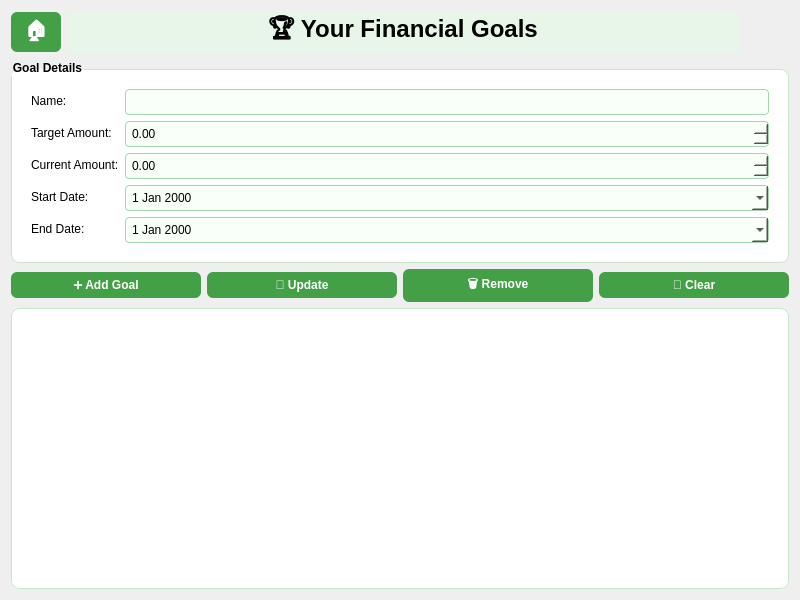
<?xml version="1.0" encoding="UTF-8"?>
<ui version="4.0">
 <class>GoalManager</class>
 <widget class="QWidget" name="GoalManager">
  <property name="geometry">
   <rect>
    <x>0</x>
    <y>0</y>
    <width>800</width>
    <height>600</height>
   </rect>
  </property>
  <property name="windowTitle">
   <string>Goal Manager</string>
  </property>
  <property name="styleSheet">
   <string notr="true">GoalManager {
    background-color: #e8f5e9;
}
QGroupBox {
    background-color: white;
    border: 1px solid #c8e6c9;
    border-radius: 8px;
    margin-top: 10px;
    padding: 10px;
    font-weight: bold;
}
QLineEdit, QDoubleSpinBox, QDateEdit, QComboBox {
    background-color: #f9fff9;
    border: 1px solid #a5d6a7;
    border-radius: 4px;
    padding: 4px;
        color: black;
 }
QPushButton {
   background-color: #43a047;
   color: white;
   font-weight: bold;
   border-radius: 6px;
   padding: 6px 10px;
}
QPushButton:hover {
   background-color: #2e7d32;
}
QListWidget {
  background-color: white;
  border: 1px solid #c8e6c9;
  border-radius: 8px;
}

QLabel {
        color: black;
}

QCalendarWidget {
   color: black;
    border: 1px solid #81c784;
    border-radius: 8px;
}
   </string>
  </property>
  <layout class="QVBoxLayout" name="verticalLayout">
   <item>
    <layout class="QHBoxLayout" name="headerLayout">
     <item>
      <widget class="QPushButton" name="homeBtn">
       <property name="minimumSize">
        <size>
         <width>50</width>
         <height>40</height>
        </size>
       </property>
       <property name="maximumSize">
        <size>
         <width>50</width>
         <height>40</height>
        </size>
       </property>
       <property name="styleSheet">
        <string notr="true">QPushButton {
    background-color: #43a047;
    color: white;
    font-size: 20px;
    border-radius: 6px;
    padding: 5px;
}
QPushButton:hover {
    background-color: #2e7d32;
}</string>
       </property>
       <property name="text">
        <string>🏠</string>
       </property>
      </widget>
     </item>
     <item>
      <widget class="QLabel" name="titleLabel">
       <property name="font">
        <font>
         <pointsize>18</pointsize>
         <bold>true</bold>
        </font>
       </property>
       <property name="styleSheet">
        <string notr="true">background-color: #e8f5e9;</string>
       </property>
       <property name="text">
        <string>🏆 Your Financial Goals</string>
       </property>
       <property name="alignment">
        <set>Qt::AlignmentFlag::AlignHCenter</set>
       </property>
      </widget>
     </item>
     <item>
      <spacer name="rightSpacer">
       <property name="orientation">
        <enum>Qt::Orientation::Horizontal</enum>
       </property>
       <property name="sizeType">
        <enum>QSizePolicy::Policy::Fixed</enum>
       </property>
       <property name="sizeHint" stdset="0">
        <size>
         <width>50</width>
         <height>20</height>
        </size>
       </property>
      </spacer>
     </item>
    </layout>
   </item>
   <item>
    <widget class="QGroupBox" name="goalDetailsGroup">
     <property name="styleSheet">
      <string notr="true">color:black;
</string>
     </property>
     <property name="title">
      <string>Goal Details</string>
     </property>
     <layout class="QFormLayout" name="formLayout">
      <item row="0" column="0">
       <widget class="QLabel" name="nameLabel">
        <property name="text">
         <string>Name:</string>
        </property>
       </widget>
      </item>
      <item row="0" column="1">
       <widget class="QLineEdit" name="goalNameInput"/>
      </item>
      <item row="2" column="0">
       <widget class="QLabel" name="targetLabel">
        <property name="text">
         <string>Target Amount:</string>
        </property>
       </widget>
      </item>
      <item row="2" column="1">
       <widget class="QDoubleSpinBox" name="goalTargetInput">
        <property name="decimals">
         <number>2</number>
        </property>
        <property name="minimum">
         <double>0.000000000000000</double>
        </property>
        <property name="maximum">
         <double>9999999.000000000000000</double>
        </property>
       </widget>
      </item>
      <item row="3" column="0">
       <widget class="QLabel" name="currentLabel">
        <property name="text">
         <string>Current Amount:</string>
        </property>
       </widget>
      </item>
      <item row="3" column="1">
       <widget class="QDoubleSpinBox" name="goalCurrentInput">
        <property name="decimals">
         <number>2</number>
        </property>
        <property name="minimum">
         <double>0.000000000000000</double>
        </property>
        <property name="maximum">
         <double>9999999.000000000000000</double>
        </property>
       </widget>
      </item>
      <item row="4" column="0">
       <widget class="QLabel" name="startLabel">
        <property name="text">
         <string>Start Date:</string>
        </property>
       </widget>
      </item>
      <item row="4" column="1">
       <widget class="QDateEdit" name="goalStartInput">
        <property name="calendarPopup">
         <bool>true</bool>
        </property>
       </widget>
      </item>
      <item row="5" column="0">
       <widget class="QLabel" name="endLabel">
        <property name="text">
         <string>End Date:</string>
        </property>
       </widget>
      </item>
      <item row="5" column="1">
       <widget class="QDateEdit" name="goalEndInput">
        <property name="calendarPopup">
         <bool>true</bool>
        </property>
       </widget>
      </item>
     </layout>
    </widget>
   </item>
   <item>
    <layout class="QHBoxLayout" name="buttonLayout">
     <item>
      <widget class="QPushButton" name="addGoalBtn">
       <property name="text">
        <string>➕ Add Goal</string>
       </property>
      </widget>
     </item>
     <item>
      <widget class="QPushButton" name="updateGoalBtn">
       <property name="text">
        <string>🔄 Update</string>
       </property>
      </widget>
     </item>
     <item>
      <widget class="QPushButton" name="removeGoalBtn">
       <property name="text">
        <string>🗑 Remove</string>
       </property>
      </widget>
     </item>
     <item>
      <widget class="QPushButton" name="clearFieldsBtn">
       <property name="text">
        <string>🧹 Clear</string>
       </property>
      </widget>
     </item>
    </layout>
   </item>
   <item>
    <widget class="QListWidget" name="goalListWidget">
     <property name="styleSheet">
      <string notr="true">color: black;</string>
     </property>
     <property name="alternatingRowColors">
      <bool>true</bool>
     </property>
     <property name="selectionMode">
      <enum>QAbstractItemView::SelectionMode::SingleSelection</enum>
     </property>
     <property name="uniformItemSizes">
      <bool>true</bool>
     </property>
    </widget>
   </item>
  </layout>
 </widget>
 <resources/>
 <connections/>
</ui>
